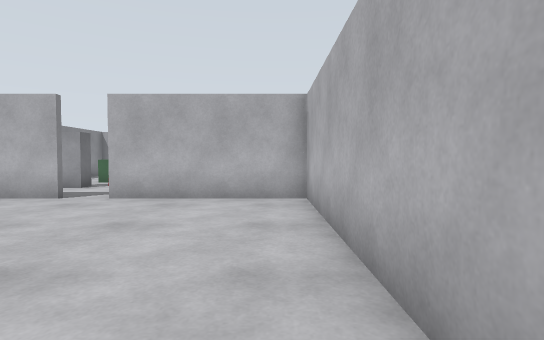
View 1 (above)

19 first-person views from a walk through a robot-simulator world made for Gazebo. The camera is 0.94 m above the floor, tilts 2° down and sees 80° across. The lines on the ground mark 1 m squares. The floor is counted in squares, 1 m on a side. Each view is taken from the middle of a square. On the plan, view 1 faces up. The plan holds only what a view shows up to about 12 squares ahead; the rest is blank. The place goes on beyond the plan.

View 2
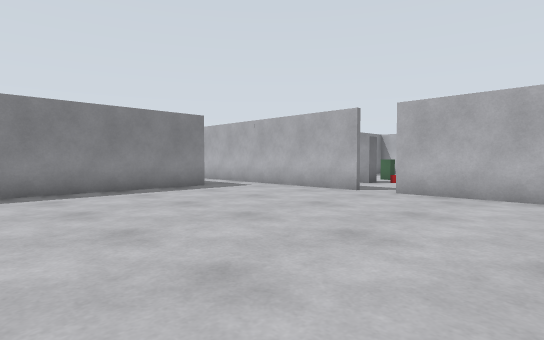

View 3
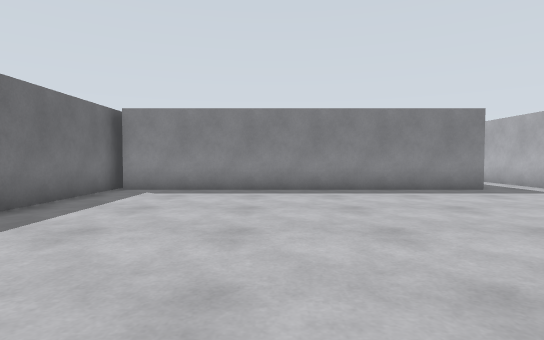

View 4
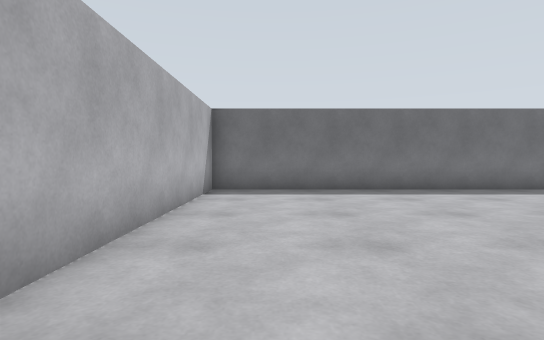

View 5
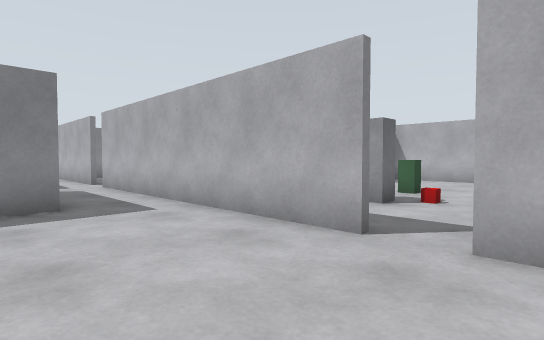

View 6
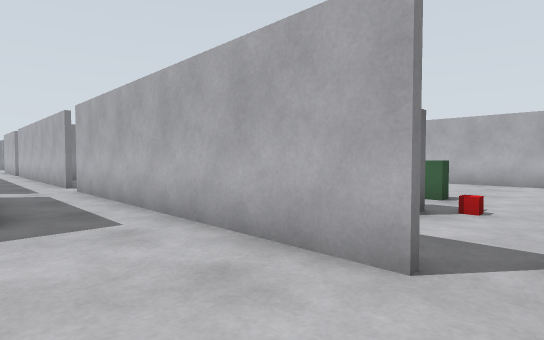

View 7
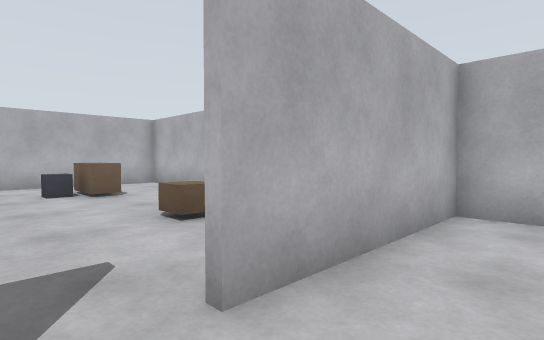

View 8
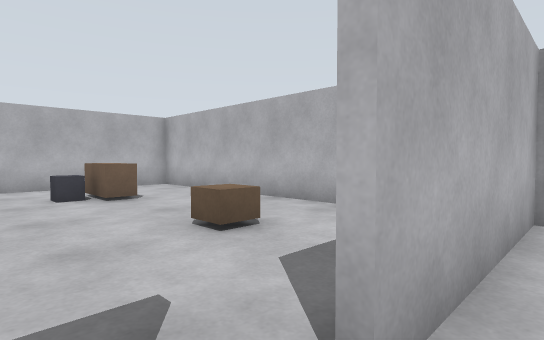

View 9
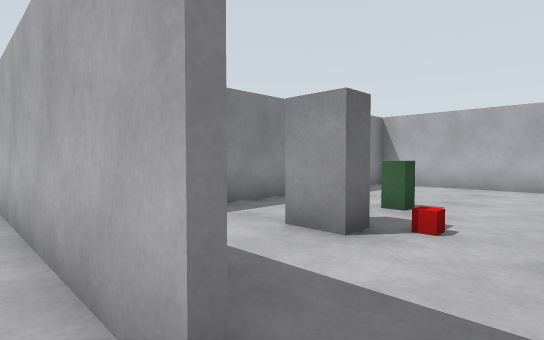

View 10
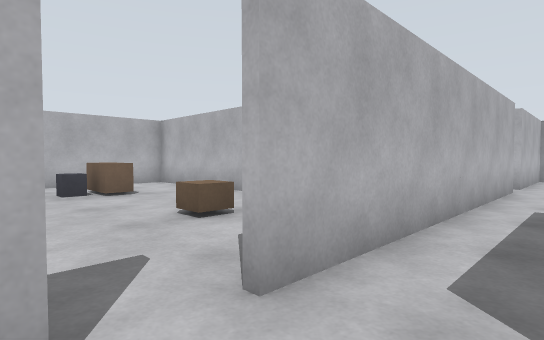

View 11
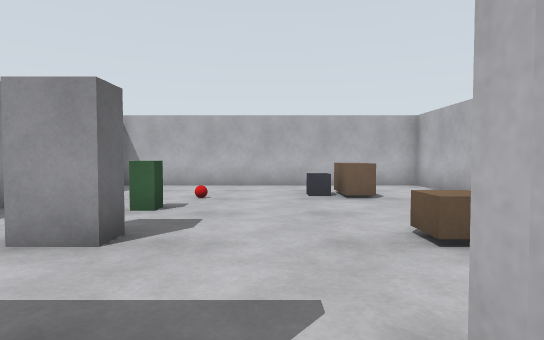

View 12
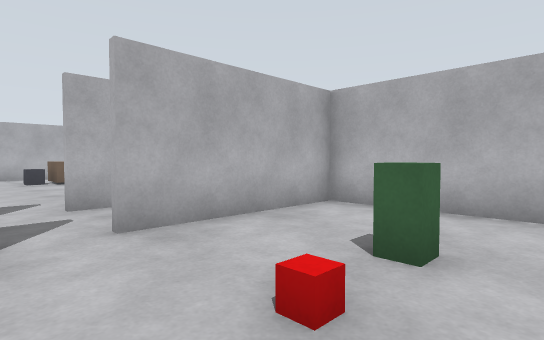

View 13
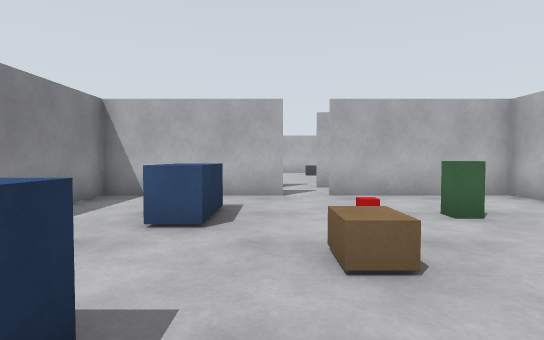

View 14
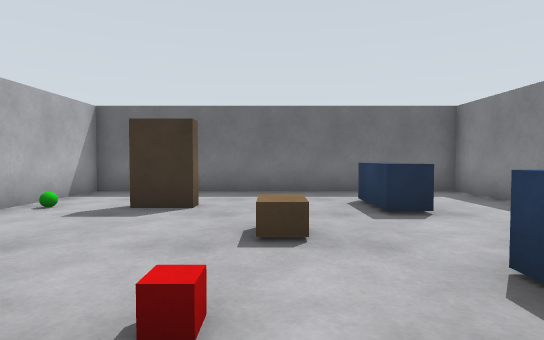

View 15
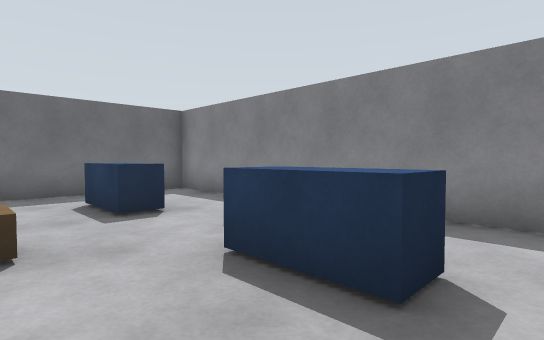

View 16
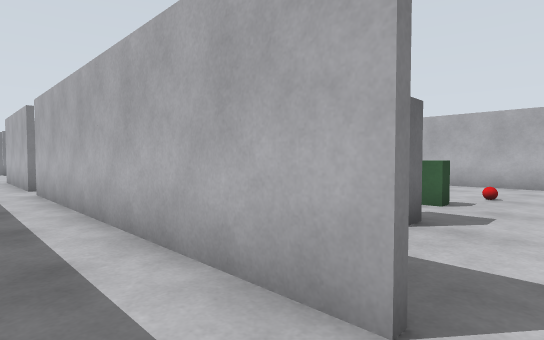

View 17
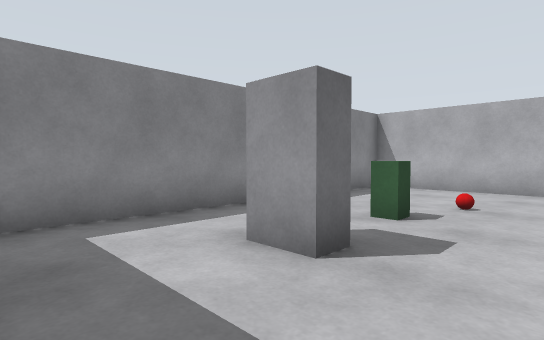

View 18
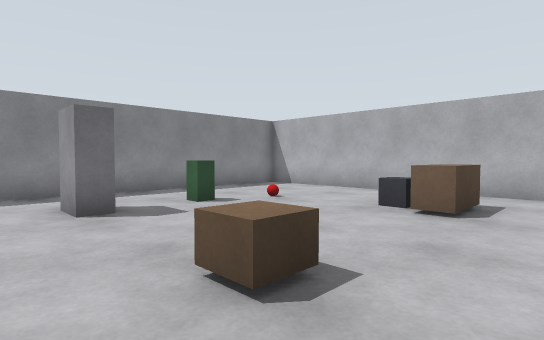

View 19
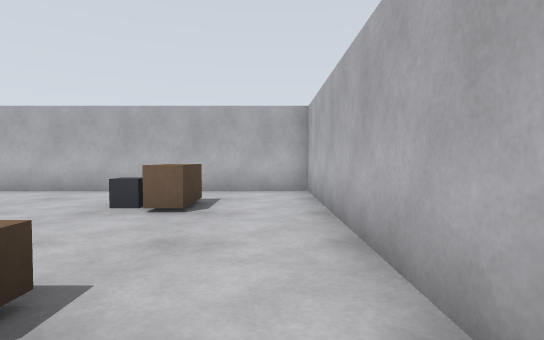

### Floor plan
Ten units are one square. View 1 is at (0, 0); x grows to the right and y downward. Boxes are objects, and circles mark ways between rooms. Rooms are numbered by the first view taken in them; rooms with no view inside come last. Other rooms are left out.
<svg viewBox="-230 -188 243 251">
<path fill="none" stroke="#000" d="M-98 -55 -98 55M-50 -76 -146 -76M-105 58 8 58 8 -76 -39 -76M-156 -76 -225 -76M-100 -15 -100 -52 -146 -52M-156 -52 -203 -52 -203 53 -129 53M-110 53 -100 53 -100 19M-100 -101 -100 -183 -203 -183 -203 -84M-96 -131 -96 -111M8 -108 8 -183 -96 -183"/>
<rect x="-175" y="15" width="10" height="20" fill="#bbb"><title>blue box</title></rect>
<rect x="-175" y="-35" width="10" height="20" fill="#bbb"><title>blue box</title></rect>
<rect x="-155" y="-5" width="10" height="10" fill="#bbb"><title>brown box</title></rect>
<rect x="-145" y="-25" width="10" height="10" fill="#bbb"><title>red box</title></rect>
<rect x="-135" y="15" width="10" height="10" fill="#bbb"><title>brown box</title></rect>
<rect x="-135" y="-25" width="10" height="10" fill="#bbb"><title>green box</title></rect>
<rect x="-115" y="15" width="10" height="10" fill="#bbb"><title>green ball</title></rect>
<rect x="-185" y="-115" width="20" height="10" fill="#bbb"><title>grey box</title></rect>
<rect x="-175" y="-135" width="10" height="10" fill="#bbb"><title>green box</title></rect>
<rect x="-175" y="-155" width="10" height="10" fill="#bbb"><title>red ball</title></rect>
<rect x="-145" y="-155" width="10" height="10" fill="#bbb"><title>grey box</title></rect>
<rect x="-135" y="-115" width="10" height="10" fill="#bbb"><title>brown box</title></rect>
<rect x="-135" y="-165" width="10" height="20" fill="#bbb"><title>brown box</title></rect>
<rect x="-75" y="-115" width="20" height="20" fill="#bbb"><title>grey box</title></rect>
<rect x="-75" y="-135" width="20" height="10" fill="#bbb"><title>green box</title></rect>
<rect x="-65" y="-115" width="20" height="10" fill="#bbb"><title>red box</title></rect>
<rect x="-35" y="-115" width="20" height="20" fill="#bbb"><title>brown box</title></rect>
<rect x="-35" y="-165" width="10" height="20" fill="#bbb"><title>grey box</title></rect>
<rect x="-25" y="-165" width="10" height="20" fill="#bbb"><title>brown box</title></rect>
<circle cx="-150" cy="-50" r="3" fill="#2a7"/>
<circle cx="-150" cy="-80" r="3" fill="#2a7"/>
<circle cx="-45" cy="-80" r="3" fill="#2a7"/>
<text x="-70" y="-20">1</text>
<text x="-150" y="0">2</text>
<text x="-150" y="-140">3</text>
<text x="-50" y="-130">4</text>
</svg>
Room 1 opens to room 2. Room 1 opens to room 3. Room 1 opens to room 4.

Where each view was taken, in squares from view 1:
view 1: 0 up, 0 right, facing up
view 2: 1 down, 0 right, facing up-left
view 3: 1 down, 0 right, facing left
view 4: 4 up, 1 left, facing down
view 5: 4 up, 3 left, facing up-left
view 6: 5 up, 4 left, facing up-left
view 7: 6 up, 5 left, facing up-right
view 8: 7 up, 5 left, facing up-right
view 9: 7 up, 4 left, facing up-left
view 10: 6 up, 16 left, facing up-right
view 11: 7 up, 15 left, facing up
view 12: 1 up, 16 left, facing up-right
view 13: 3 down, 16 left, facing up
view 14: 4 up, 15 left, facing down
view 15: 4 up, 15 left, facing down-left
view 16: 6 up, 15 left, facing up-left
view 17: 8 up, 15 left, facing up-left
view 18: 9 up, 11 left, facing up-left
view 19: 9 up, 11 left, facing up
